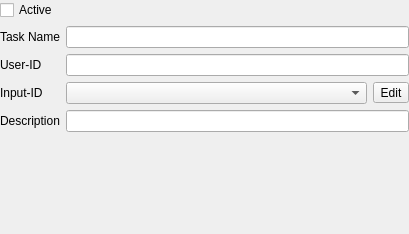
<?xml version="1.0" encoding="UTF-8"?>
<ui version="4.0">
 <class>CTaskSettingsGuiComp</class>
 <widget class="QWidget" name="CTaskSettingsGuiComp">
  <property name="geometry">
   <rect>
    <x>0</x>
    <y>0</y>
    <width>409</width>
    <height>234</height>
   </rect>
  </property>
  <property name="windowTitle">
   <string>Task Settings</string>
  </property>
  <layout class="QGridLayout" name="gridLayout" rowstretch="1,1,1,1,1,1000">
   <property name="leftMargin">
    <number>0</number>
   </property>
   <property name="topMargin">
    <number>0</number>
   </property>
   <property name="rightMargin">
    <number>0</number>
   </property>
   <property name="bottomMargin">
    <number>0</number>
   </property>
   <item row="0" column="0">
    <widget class="QCheckBox" name="ActiveCheck">
     <property name="text">
      <string>Active</string>
     </property>
    </widget>
   </item>
   <item row="1" column="0">
    <widget class="QLabel" name="label">
     <property name="text">
      <string>Task Name</string>
     </property>
    </widget>
   </item>
   <item row="1" column="1">
    <widget class="QLineEdit" name="TaskNameEdit"/>
   </item>
   <item row="2" column="0">
    <widget class="QLabel" name="label_3">
     <property name="text">
      <string>User-ID</string>
     </property>
    </widget>
   </item>
   <item row="2" column="1">
    <widget class="QLineEdit" name="TaskUserIdEdit"/>
   </item>
   <item row="3" column="0">
    <widget class="QLabel" name="inputIDLabel">
     <property name="text">
      <string>Input-ID</string>
     </property>
    </widget>
   </item>
   <item row="3" column="1">
    <widget class="QStackedWidget" name="InputPageStack">
     <property name="currentIndex">
      <number>0</number>
     </property>
     <widget class="QWidget" name="page">
      <layout class="QHBoxLayout" name="horizontalLayout">
       <property name="leftMargin">
        <number>0</number>
       </property>
       <property name="topMargin">
        <number>0</number>
       </property>
       <property name="rightMargin">
        <number>0</number>
       </property>
       <property name="bottomMargin">
        <number>0</number>
       </property>
       <item>
        <widget class="QComboBox" name="InputSelector"/>
       </item>
       <item>
        <widget class="QToolButton" name="ShowAcquisitionManagerButton">
         <property name="text">
          <string>Edit</string>
         </property>
         <property name="icon">
          <iconset>
           <normaloff>:/Icons/Edit</normaloff>:/Icons/Edit</iconset>
         </property>
        </widget>
       </item>
      </layout>
     </widget>
     <widget class="QWidget" name="page_2">
      <layout class="QVBoxLayout" name="verticalLayout">
       <property name="leftMargin">
        <number>0</number>
       </property>
       <property name="topMargin">
        <number>0</number>
       </property>
       <property name="rightMargin">
        <number>0</number>
       </property>
       <property name="bottomMargin">
        <number>0</number>
       </property>
       <item>
        <widget class="QLineEdit" name="InputIdEdit"/>
       </item>
      </layout>
     </widget>
    </widget>
   </item>
   <item row="4" column="0">
    <widget class="QLabel" name="label_2">
     <property name="text">
      <string>Description</string>
     </property>
    </widget>
   </item>
   <item row="4" column="1">
    <widget class="QLineEdit" name="TaskDescriptionEdit"/>
   </item>
   <item row="5" column="1">
    <spacer name="verticalSpacer">
     <property name="orientation">
      <enum>Qt::Vertical</enum>
     </property>
     <property name="sizeHint" stdset="0">
      <size>
       <width>20</width>
       <height>40</height>
      </size>
     </property>
    </spacer>
   </item>
  </layout>
 </widget>
 <tabstops>
  <tabstop>ActiveCheck</tabstop>
  <tabstop>TaskNameEdit</tabstop>
  <tabstop>TaskUserIdEdit</tabstop>
  <tabstop>InputIdEdit</tabstop>
  <tabstop>TaskDescriptionEdit</tabstop>
 </tabstops>
 <resources>
  <include location="../../../ImtCore/Include/imtgui/imtgui.qrc"/>
 </resources>
 <connections/>
</ui>
